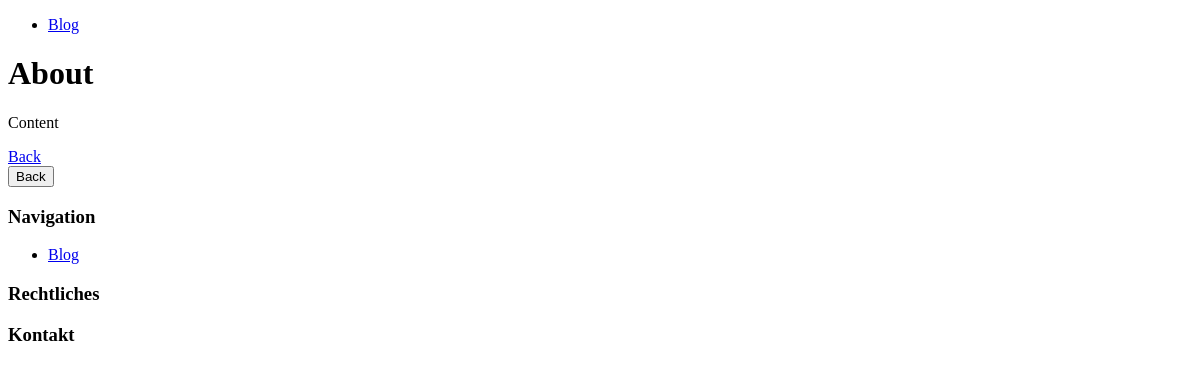
The page /page/about on the database as committed earlier.
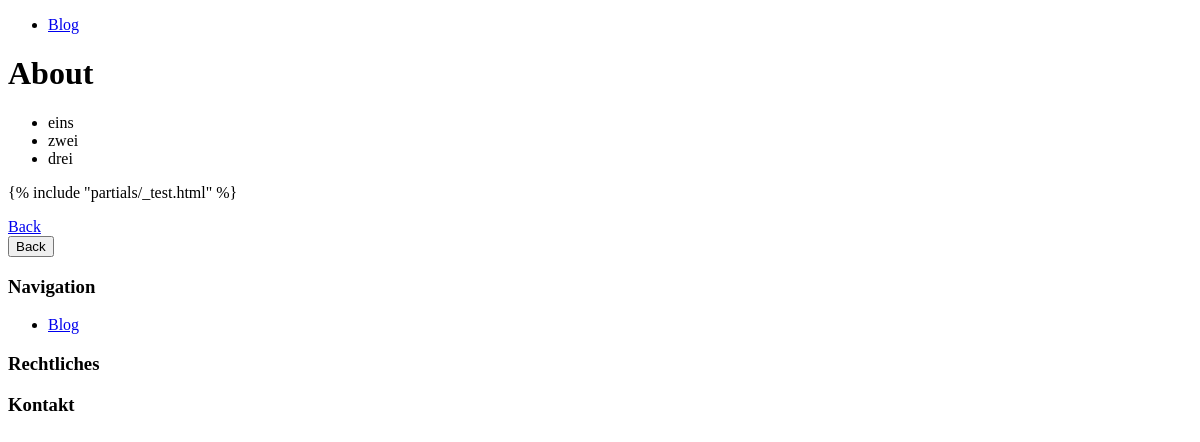
The same page on the database as committed later.
### pages/models.py (models this page shows, shortened)
class Page(models.Model):
    title = models.CharField(max_length=255)
    slug = models.SlugField(unique=True, blank=True)
    index = models.IntegerField(default=1)
    content = models.TextField()
    featured_image = models.ForeignKey(Image, on_delete=models.SET_NULL, null=True, blank=True)
    published = models.BooleanField(default=True)
    is_home = models.BooleanField(default=False)
    created_at = models.DateTimeField(auto_now_add=True)
    updated_at = models.DateTimeField(auto_now=True)

### pages/views.py (the view)
# urls.py: path("<slug:slug>", views.page_single, name="pages-page-single-slug")
def page_single(request, slug):
    page = get_object_or_404(models.Page, slug=slug)
    if(page.is_home == True):
        url = reverse("homepage")
        return HttpResponseRedirect(url)
    return render(request, "pages/page_single.html", {
        "page": page,
    })

### utils/context_processors.py (called while the page is built)
def menus_context(request):
    menu_main = models.Menu.objects.get(name="Main")
    menu_meta = models.Menu.objects.get(name="Meta")
    pages_main = menu_main.pages.filter(published=True).order_by("index")
    pages_meta = menu_meta.pages.filter(published=True).order_by("index")
    return {
        "pages_main": pages_main,
        "pages_meta": pages_meta
    }

### pages/templates/pages/page_single.html (shortened to what this page needs)
{% extends "base.html" %}
{% block content %}
    <h1>{{ page.title|title }}</h1>
    <p>
        {% autoescape off %}
            {{ page.content }}
        {% endautoescape %}
    </p>
    <a href="#" class="back-link">Back</a>
    <br />
    <button class="back-link">Back</button>
{% endblock %}

Rows that differ between the two databases and show on the page:
changed Page "About": content "Content" → "eins zwei drei {% include \"partials/_test.html\" %}"
